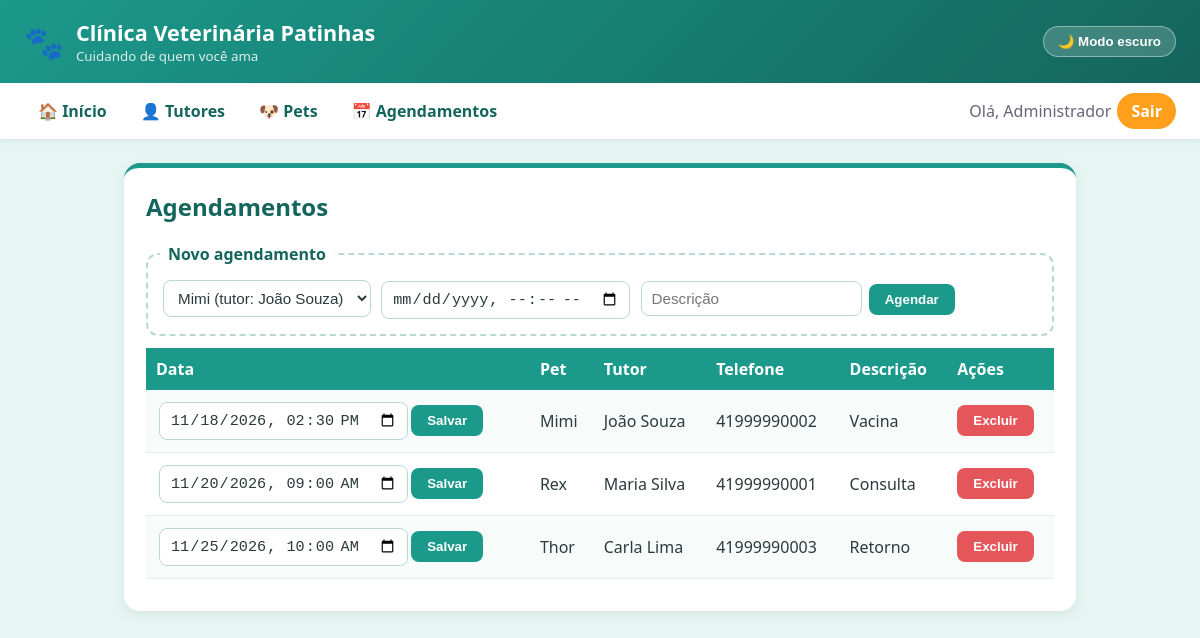
Page /agendamentos (signed in) on the committed database.
### tables this page shows
CREATE TABLE agendamentos (
    id        INTEGER PRIMARY KEY AUTOINCREMENT,
    data      TEXT NOT NULL,            -- AAAA-MM-DDTHH:MM
    descricao TEXT,
    pet_id    INTEGER NOT NULL,
    FOREIGN KEY (pet_id) REFERENCES pets(id) ON DELETE CASCADE
);

CREATE TABLE pets (
    id       INTEGER PRIMARY KEY AUTOINCREMENT,
    nome     TEXT NOT NULL,
    especie  TEXT NOT NULL,
    tutor_id INTEGER NOT NULL,
    FOREIGN KEY (tutor_id) REFERENCES tutores(id) ON DELETE CASCADE
);

CREATE TABLE tutores (
    id       INTEGER PRIMARY KEY AUTOINCREMENT,
    nome     TEXT NOT NULL,
    cpf      TEXT NOT NULL,             -- armazenado criptografado (Fernet/AES)
    telefone TEXT
);

### app.py (the view)
@app.route("/agendamentos", methods=["GET", "POST"])
@login_required
def agendamentos():
    con = db()
    if request.method == "POST":
        con.execute("INSERT INTO agendamentos(data,descricao,pet_id) VALUES(?,?,?)",
                    (request.form["data"], request.form["descricao"].strip(), request.form["pet_id"])); con.commit()
        flash("Agendamento cadastrado!", "msg"); return redirect("/agendamentos")
    return render_template("agendamentos.html",
                pets=con.execute("SELECT p.id,p.nome,t.nome AS tutor FROM pets p JOIN tutores t ON t.id=p.tutor_id ORDER BY p.nome").fetchall(),
                ags=con.execute("""SELECT a.*, p.nome AS pet, t.nome AS tutor, t.telefone FROM agendamentos a
                    JOIN pets p ON p.id=a.pet_id JOIN tutores t ON t.id=p.tutor_id ORDER BY a.data""").fetchall())

### app.py (called while the page is built)
def db():
    if "db" not in g:
        g.db = sqlite3.connect(DB)
        g.db.row_factory = sqlite3.Row
        g.db.execute("PRAGMA foreign_keys = ON")
    return g.db

def login_required(f):
    @wraps(f)
    def w(*a, **k):
        if "uid" not in session:
            return redirect("/login")
        return f(*a, **k)
    return w

### templates/agendamentos.html
{% extends "base.html" %}
{% block conteudo %}
<div class="card">
  <h2>Agendamentos</h2>
  <fieldset><legend>Novo agendamento</legend>
    <form method="post">
      <select name="pet_id" required>
        {% for p in pets %}<option value="{{ p.id }}">{{ p.nome }} (tutor: {{ p.tutor }})</option>{% endfor %}
      </select>
      <input type="datetime-local" name="data" required>
      <input name="descricao" placeholder="Descrição">
      <button>Agendar</button>
    </form>
  </fieldset>
  <table>
    <tr><th>Data</th><th>Pet</th><th>Tutor</th><th>Telefone</th><th>Descrição</th><th>Ações</th></tr>
    {% for a in ags %}
    <tr>
      <td>
        <form class="i" method="post" action="/agendamentos/{{ a.id }}/editar">
          <input type="datetime-local" name="data" value="{{ a.data }}" required><button>Salvar</button>
        </form>
      </td>
      <td>{{ a.pet }}</td><td>{{ a.tutor }}</td><td>{{ a.telefone }}</td><td>{{ a.descricao }}</td>
      <td><form class="i" method="post" action="/agendamentos/{{ a.id }}/excluir"><button>Excluir</button></form></td>
    </tr>
    {% else %}
    <tr><td colspan="6">Nenhum agendamento.</td></tr>
    {% endfor %}
  </table>
</div>
{% endblock %}

### templates/base.html (shortened to what this page needs)
<!doctype html>
<html lang="pt-br">
<head>
  <link rel="stylesheet" href="{{ url_for('static', filename='style.css') }}">
</head>
<body>
<header>
  <span class="logo">🐾</span>
  <div><h1>Clínica Veterinária Patinhas</h1><small>Cuidando de quem você ama</small></div>
  <button type="button" id="btn-tema" class="btn-tema">🌙 Modo escuro</button>
</header>
{% if session.nome %}
<nav>
  <a href="/">🏠 Início</a><a href="/tutores">👤 Tutores</a><a href="/pets">🐶 Pets</a><a href="/agendamentos">📅 Agendamentos</a>
  <span class="sp">Olá, {{ session.nome }}</span><a class="sair" href="/logout">Sair</a>
</nav>
{% endif %}
<main>
  {% block conteudo %}{% endblock %}
</main>
</body>
</html>

### static/style.css (style rules this page uses)
:root { --verde:#1b998b;--escuro:#14655c;--laranja:#ff9f1c;--vermelho:#e5565b; --fundo:#e6f6f3;--superficie:#fff;--texto:#2b3a3a;--titulo:#14655c;--borda:#b9d8d3;--linha:#f7fcfb;--linha-borda:#e3eeec; --entrada:#fff;--ok-bg:#d8f3dc;--err-bg:#ffe0e0;--sombra:#0001;--suave:#667;color-scheme:light }
* { box-sizing:border-box }
body { margin:0;font-family:"Segoe UI",system-ui,sans-serif;color:var(--texto);background:var(--fundo);transition:background .2s,color .2s }
header { background:linear-gradient(135deg,var(--verde),var(--escuro));color:#fff;padding:18px 24px;display:flex;align-items:center;gap:12px }
header .logo { font-size:2rem }
header h1 { margin:0;font-size:1.35rem }
header small { opacity:.85;display:block }
.btn-tema { margin-left:auto;background:#ffffff2e;border:1px solid #ffffff66;color:#fff;border-radius:20px;padding:7px 14px }
nav { background:var(--superficie);box-shadow:0 2px 6px var(--sombra);padding:10px 24px;display:flex;gap:6px;align-items:center;flex-wrap:wrap }
nav a { color:var(--titulo);text-decoration:none;padding:7px 14px;border-radius:20px;font-weight:600 }
nav .sp { margin-left:auto;color:var(--suave) }
nav a.sair { background:var(--laranja);color:#fff }
main { max-width:980px;margin:24px auto;padding:0 14px }
.card { background:var(--superficie);border-radius:16px;padding:22px;box-shadow:0 4px 14px var(--sombra);margin-bottom:18px;border-top:5px solid var(--verde);overflow-x:auto }
h2 { margin-top:0;color:var(--titulo) }
table { border-collapse:collapse;width:100%;margin:10px 0 }
th { background:var(--verde);color:#fff;text-align:left;padding:10px }
td { padding:9px 10px;border-bottom:1px solid var(--linha-borda) }
tr:nth-child(even) td { background:var(--linha) }
input,select { padding:8px 10px;margin:3px;border:1px solid var(--borda);border-radius:8px;font-size:.95rem;background:var(--entrada);color:var(--texto) }
button { padding:8px 16px;border:0;border-radius:8px;background:var(--verde);color:#fff;font-weight:600;cursor:pointer }
form[action$="/excluir"] button { background:var(--vermelho) }
fieldset { border:2px dashed var(--borda);border-radius:12px;margin:12px 0;padding:12px }
legend { color:var(--titulo);font-weight:700;padding:0 8px }
form.i { display:inline }

### rows in the picture
agendamentos: data "11/18/2026 14:30", pet "Mimi", tutor "João Souza", telefone "41999990002", descricao "Vacina"
agendamentos: data "11/20/2026 09:00", pet "Rex", tutor "Maria Silva", telefone "41999990001", descricao "Consulta"
agendamentos: data "11/25/2026 10:00", pet "Thor", tutor "Carla Lima", telefone "41999990003", descricao "Retorno"

### other values in the picture
{{ session.nome }} "Administrador"
form field pet_id "Mimi (tutor: João Souza)"
